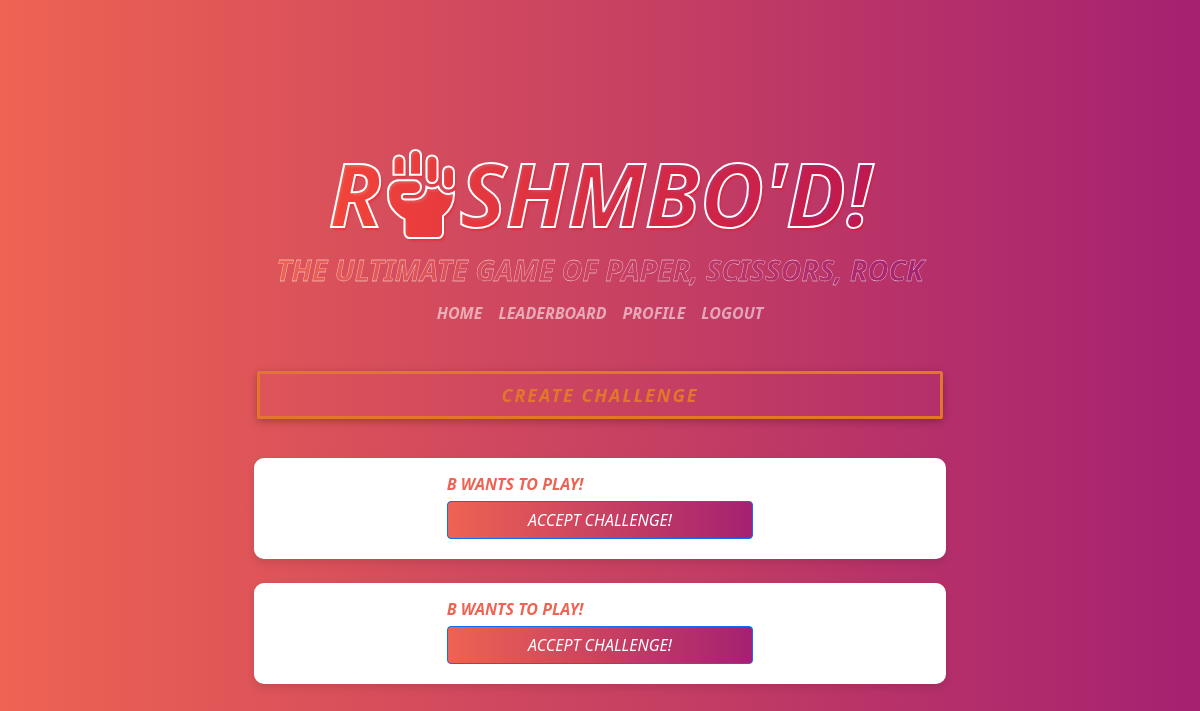
/game (signed in), run on an earlier commit of the app's database.
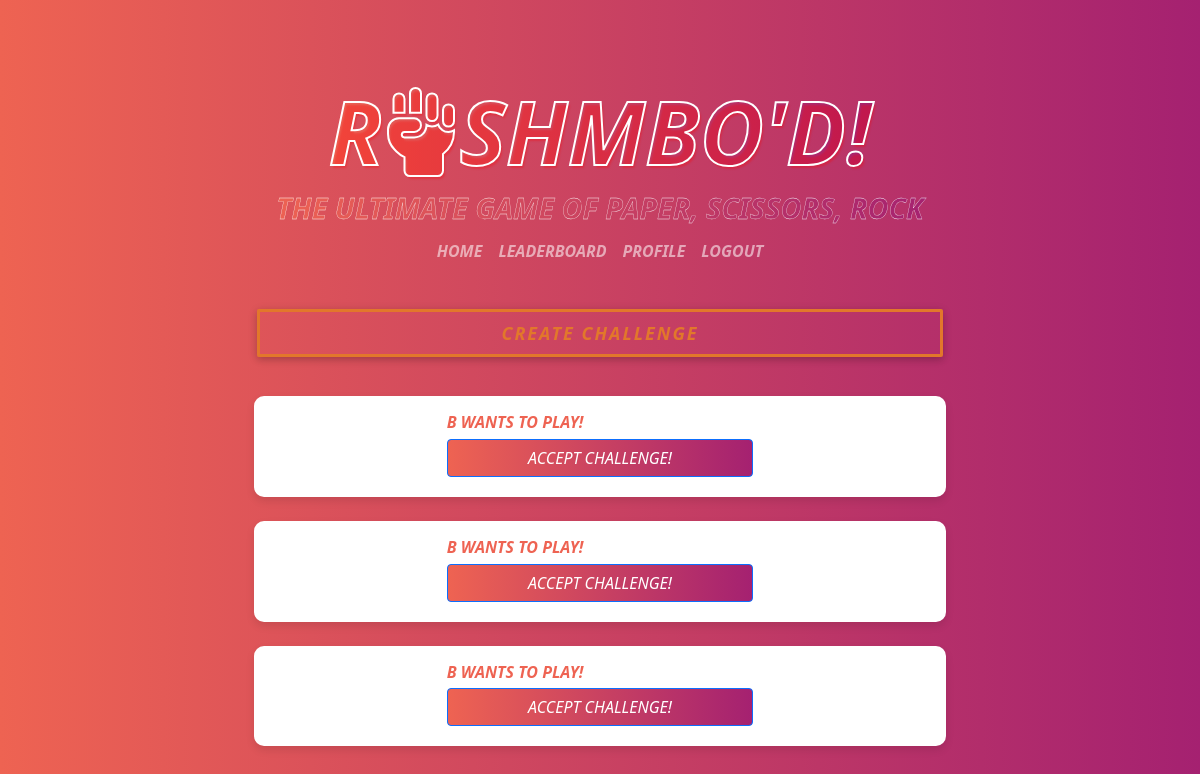
And on a later commit of the database.
### app/models.py (models this page shows, shortened)
class Game (db.Model):
    id = db.Column(db.Integer, primary_key=True)
    user_id = db.Column(db.Integer, db.ForeignKey(User.id, name='game_user_fk'), index=True)
    opponent_id = db.Column(db.Integer, db.ForeignKey(User.id, name='game_opponent_fk'), index=True)
    user_move = db.Column(db.String(10))
    opponent_move = db.Column(db.String(10))
    result = db.Column(db.String(10), nullable=True)
    status = db.Column(db.String(10))
    user = db.relationship('User', foreign_keys=[user_id], backref='games_as_challenger', lazy=True)
    opponent = db.relationship('User', foreign_keys=[opponent_id], backref='opponent_games', lazy=True)

class User(UserMixin, db.Model):
    id: so.Mapped[int] = so.mapped_column(primary_key=True)
    username: so.Mapped[str] = so.mapped_column(sa.String(64), index=True,
                                                unique=True)
    email: so.Mapped[str] = so.mapped_column(sa.String(120), index=True,
                                             unique=True)
    password_hash: so.Mapped[Optional[str]] = so.mapped_column(sa.String(256))
    posts: so.WriteOnlyMapped['Post'] = so.relationship(
        back_populates='author')
    about_me: so.Mapped[Optional[str]] = so.mapped_column(sa.String(140))
    last_seen: so.Mapped[Optional[datetime]] = so.mapped_column(
        default=lambda: datetime.now(timezone.utc))
    points: so.Mapped[int] = so.mapped_column(sa.Integer, default=0, nullable=True)

### app/routes.py (the view)
@app.route('/game')
@login_required
def game():
    open_challenges = Game.query.filter_by(status="Open").options(joinedload(Game.user)).all()
    return render_template('game.html', open_challenges=open_challenges)

### app/models.py (called while the page is built)
@login.user_loader
def load_user(id):
    return db.session.get(User, int(id))

### app/routes.py (called while the page is built)
@app.before_request
def before_request():
    if current_user.is_authenticated:
        current_user.last_seen = datetime.now(timezone.utc)
        db.session.commit()

### app/templates/game.html (shortened to what this page needs)
{% extends "base.html" %}
{% block content %}
<div class="row justify-content-md-center" style="padding:15px">
    <a class="bttn title create-btn" href="{{ url_for('create_challenge') }}">Create Challenge</a>
</div>
{% for challenge in open_challenges %}
    <div class="container mt-4 challenge-box">
        <div id="challenges" class="row title" >
            {{ challenge.user.username  }} wants to play!
            <a class="btn btn-primary fun" href="{{ url_for('accept_challenge', challenge_id=challenge.id) }}"
            style="margin-top: 10px;">Accept Challenge!</a>
        </div>
</div>
{% endfor %}
{% endblock %}

What changed in the data, as far as the page shows it:
added Game: user.username "B"
